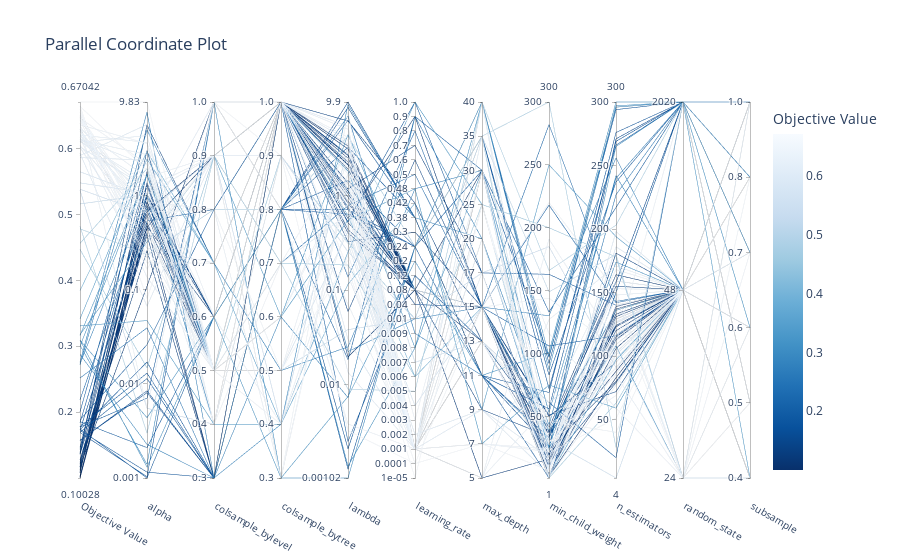

Here is the notebook cell this chart was saved with:
### Code cell
from matplotlib import pyplot as plt
fig_study = optuna.visualization.plot_parallel_coordinate(study, params=["lambda", "alpha","colsample_bytree","colsample_bylevel","subsample","learning_rate","n_estimators","max_depth","random_state","min_child_weight"])
fig_study.show()
